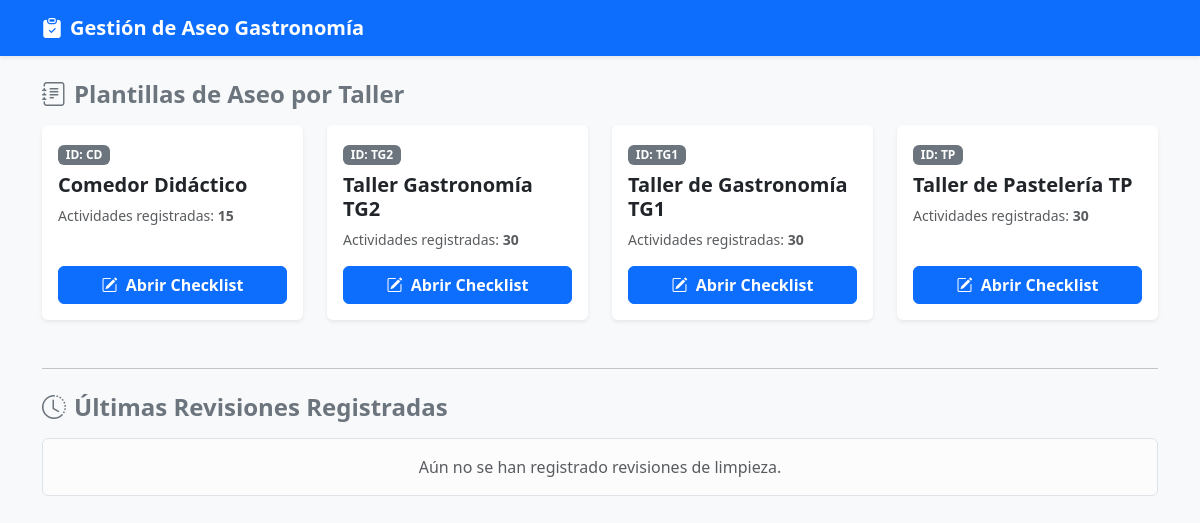
The page / on the database its author committed.
### models.py (models this page shows)
class Plantilla(Base):
    __tablename__ = "plantillas"
    id = Column(String, primary_key=True, index=True)
    nombre = Column(String, nullable=False)
    actividades = relationship("Actividad", back_populates="plantilla", cascade="all, delete-orphan")

### main.py (the view)
@app.get("/", response_class=HTMLResponse, tags=["Vistas Web"])
async def index(request: Request, db: Session = Depends(get_db)):
    plantillas_db = db.query(models.Plantilla).all()
    plantillas = [
        {
            "id": p.id,
            "nombre": p.nombre,
            "actividades": [a.descripcion for a in p.actividades]
        }
        for p in plantillas_db
    ]
    revisiones_db = (
        db.query(models.RegistroLimpieza)
        .order_by(models.RegistroLimpieza.fecha_registro.desc())
        .limit(10)
        .all()
    )
    revisiones = []
    for r in revisiones_db:
        actividades = json.loads(r.actividades_json) if r.actividades_json else []
        revisiones.append({
            "id": r.id,
            "taller_id": r.taller_id,
            "taller_nombre": r.taller_nombre,
            "docente": r.docente or "N/A",
            "clase": r.clase or "N/A",
            "fecha": r.fecha or "N/A",
            "encargado_taller": r.encargado_taller or "N/A",
            "actividades": actividades,
            "fecha_registro": r.fecha_registro.strftime("%Y-%m-%d %H:%M") if r.fecha_registro else ""
        })
    return templates.TemplateResponse(
        request=request,
        name="index.html",
        context={
            "plantillas": plantillas,
            "revisiones": revisiones
        }
    )

### templates/index.html (shortened to what this page needs)
<!DOCTYPE html>
<html lang="es">
<head>
    <link href="https://cdn.jsdelivr.net/npm/bootstrap@5.3.0/dist/css/bootstrap.min.css" rel="stylesheet">
    <link rel="stylesheet" href="https://cdn.jsdelivr.net/npm/bootstrap-icons@1.11.0/font/bootstrap-icons.css">
</head>
<body class="bg-light">
    <nav class="navbar navbar-expand-lg navbar-dark bg-primary mb-4 shadow-sm">
        <div class="container">
            <a class="navbar-brand fw-bold" href="/">
                <i class="bi bi-clipboard-check-fill me-2"></i>Gestión de Aseo Gastronomía
            </a>
        </div>
    </nav>
    <div class="container pb-5">
        <div class="d-flex align-items-center mb-3">
            <h2 class="h4 mb-0 fw-bold text-secondary">
                <i class="bi bi-journal-text me-2"></i>Plantillas de Aseo por Taller
            </h2>
        </div>
        <div class="row row-cols-1 row-cols-md-2 row-cols-lg-4 g-4 mb-5">
            {% for plantilla in plantillas %}
            <div class="col">
                <div class="card h-100 shadow-sm border-0">
                    <div class="card-body d-flex flex-column justify-content-between">
                        <div>
                            <span class="badge bg-secondary mb-2">ID: {{ plantilla.id }}</span>
                            <h5 class="card-title fw-bold text-dark">{{ plantilla.nombre }}</h5>
                            <p class="card-text text-muted small">
                                Actividades registradas: <strong>{{ plantilla.actividades|length }}</strong>
                            </p>
                        </div>
                        <a href="/checklist/{{ plantilla.id }}" class="btn btn-primary w-100 mt-3 fw-semibold">
                            <i class="bi bi-pencil-square me-1"></i> Abrir Checklist
                        </a>
                    </div>
                </div>
            </div>
            {% endfor %}
        </div>
        <hr class="my-4">
        <div class="d-flex justify-content-between align-items-center mb-3">
            <h2 class="h4 mb-0 fw-bold text-secondary">
                <i class="bi bi-clock-history me-2"></i>Últimas Revisiones Registradas
            </h2>
        </div>
        {% if revisiones %}
        <div class="table-responsive bg-white rounded shadow-sm p-3">
            <table class="table table-hover align-middle mb-0" id="revisionesTable">
                <thead class="table-light">
                    <tr>
                        <th>Fecha Taller</th>
                        <th>Taller</th>
                        <th>Docente</th>
                        <th>Clase</th>
                        <th>Encargado Taller</th>
                        <th>Fecha Registro</th>
                    </tr>
                </thead>
                <tbody>
                    {% for rev in revisiones %}
                    <tr>
                        <td><span class="fw-semibold">{{ rev.fecha }}</span></td>
                        <td><span class="badge bg-info text-dark">{{ rev.taller_nombre }}</span></td>
                        <td>{{ rev.docente }}</td>
                        <td>{{ rev.clase }}</td>
                        <td>{{ rev.encargado_taller }}</td>
                        <td class="text-muted small">{{ rev.fecha_registro }}</td>
                    </tr>
                    {% endfor %}
                </tbody>
            </table>
        </div>
        {% else %}
        <div class="alert alert-light text-center border text-muted">
            Aún no se han registrado revisiones de limpieza.
        </div>
        {% endif %}
    </div>
</body>
</html>

### rows shown on the page
Plantilla: id "CD", nombre "Comedor Didáctico", actividades|length "15"
Plantilla: id "TG2", nombre "Taller Gastronomía TG2", actividades|length "30"
Plantilla: id "TG1", nombre "Taller de Gastronomía TG1", actividades|length "30"
Plantilla: id "TP", nombre "Taller de Pastelería TP", actividades|length "30"
